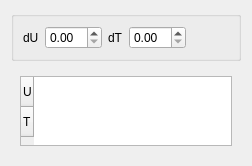
<?xml version="1.0" encoding="UTF-8"?>
<ui version="4.0">
 <class>ZrmCellView</class>
 <widget class="QWidget" name="ZrmCellView">
  <property name="geometry">
   <rect>
    <x>0</x>
    <y>0</y>
    <width>252</width>
    <height>162</height>
   </rect>
  </property>
  <property name="sizePolicy">
   <sizepolicy hsizetype="MinimumExpanding" vsizetype="Maximum">
    <horstretch>0</horstretch>
    <verstretch>0</verstretch>
   </sizepolicy>
  </property>
  <property name="windowTitle">
   <string>Form</string>
  </property>
  <layout class="QVBoxLayout" name="verticalLayout">
   <property name="sizeConstraint">
    <enum>QLayout::SetMinimumSize</enum>
   </property>
   <item>
    <widget class="QGroupBox" name="gbDelta">
     <property name="sizePolicy">
      <sizepolicy hsizetype="Maximum" vsizetype="Preferred">
       <horstretch>0</horstretch>
       <verstretch>0</verstretch>
      </sizepolicy>
     </property>
     <property name="title">
      <string/>
     </property>
     <layout class="QHBoxLayout" name="horizontalLayout">
      <item>
       <widget class="QLabel" name="label">
        <property name="text">
         <string>dU</string>
        </property>
       </widget>
      </item>
      <item>
       <widget class="QDoubleSpinBox" name="cell_dU">
        <property name="singleStep">
         <double>0.100000000000000</double>
        </property>
       </widget>
      </item>
      <item>
       <widget class="QLabel" name="label_2">
        <property name="text">
         <string>dT</string>
        </property>
       </widget>
      </item>
      <item>
       <widget class="QDoubleSpinBox" name="cell_dT">
        <property name="singleStep">
         <double>0.100000000000000</double>
        </property>
       </widget>
      </item>
      <item>
       <spacer name="horizontalSpacer">
        <property name="orientation">
         <enum>Qt::Horizontal</enum>
        </property>
        <property name="sizeType">
         <enum>QSizePolicy::Expanding</enum>
        </property>
        <property name="sizeHint" stdset="0">
         <size>
          <width>346</width>
          <height>20</height>
         </size>
        </property>
       </spacer>
      </item>
     </layout>
    </widget>
   </item>
   <item>
    <widget class="QStackedWidget" name="stackedWidget">
     <property name="sizePolicy">
      <sizepolicy hsizetype="Expanding" vsizetype="Maximum">
       <horstretch>0</horstretch>
       <verstretch>0</verstretch>
      </sizepolicy>
     </property>
     <property name="currentIndex">
      <number>0</number>
     </property>
     <widget class="QWidget" name="table_page">
      <property name="sizePolicy">
       <sizepolicy hsizetype="Maximum" vsizetype="Preferred">
        <horstretch>0</horstretch>
        <verstretch>0</verstretch>
       </sizepolicy>
      </property>
      <layout class="QVBoxLayout" name="verticalLayout_2">
       <item>
        <widget class="QTableWidget" name="cell_table">
         <property name="sizePolicy">
          <sizepolicy hsizetype="Expanding" vsizetype="Maximum">
           <horstretch>0</horstretch>
           <verstretch>0</verstretch>
          </sizepolicy>
         </property>
         <property name="editTriggers">
          <set>QAbstractItemView::NoEditTriggers</set>
         </property>
         <property name="dragDropOverwriteMode">
          <bool>false</bool>
         </property>
         <property name="wordWrap">
          <bool>false</bool>
         </property>
         <property name="rowCount">
          <number>2</number>
         </property>
         <property name="columnCount">
          <number>0</number>
         </property>
         <attribute name="horizontalHeaderVisible">
          <bool>true</bool>
         </attribute>
         <attribute name="horizontalHeaderCascadingSectionResizes">
          <bool>false</bool>
         </attribute>
         <attribute name="horizontalHeaderMinimumSectionSize">
          <number>60</number>
         </attribute>
         <attribute name="horizontalHeaderDefaultSectionSize">
          <number>60</number>
         </attribute>
         <attribute name="horizontalHeaderHighlightSections">
          <bool>true</bool>
         </attribute>
         <attribute name="horizontalHeaderShowSortIndicator" stdset="0">
          <bool>true</bool>
         </attribute>
         <attribute name="verticalHeaderShowSortIndicator" stdset="0">
          <bool>false</bool>
         </attribute>
         <row>
          <property name="text">
           <string>U</string>
          </property>
         </row>
         <row>
          <property name="text">
           <string>T</string>
          </property>
         </row>
        </widget>
       </item>
      </layout>
     </widget>
    </widget>
   </item>
  </layout>
 </widget>
 <resources/>
 <connections/>
</ui>
